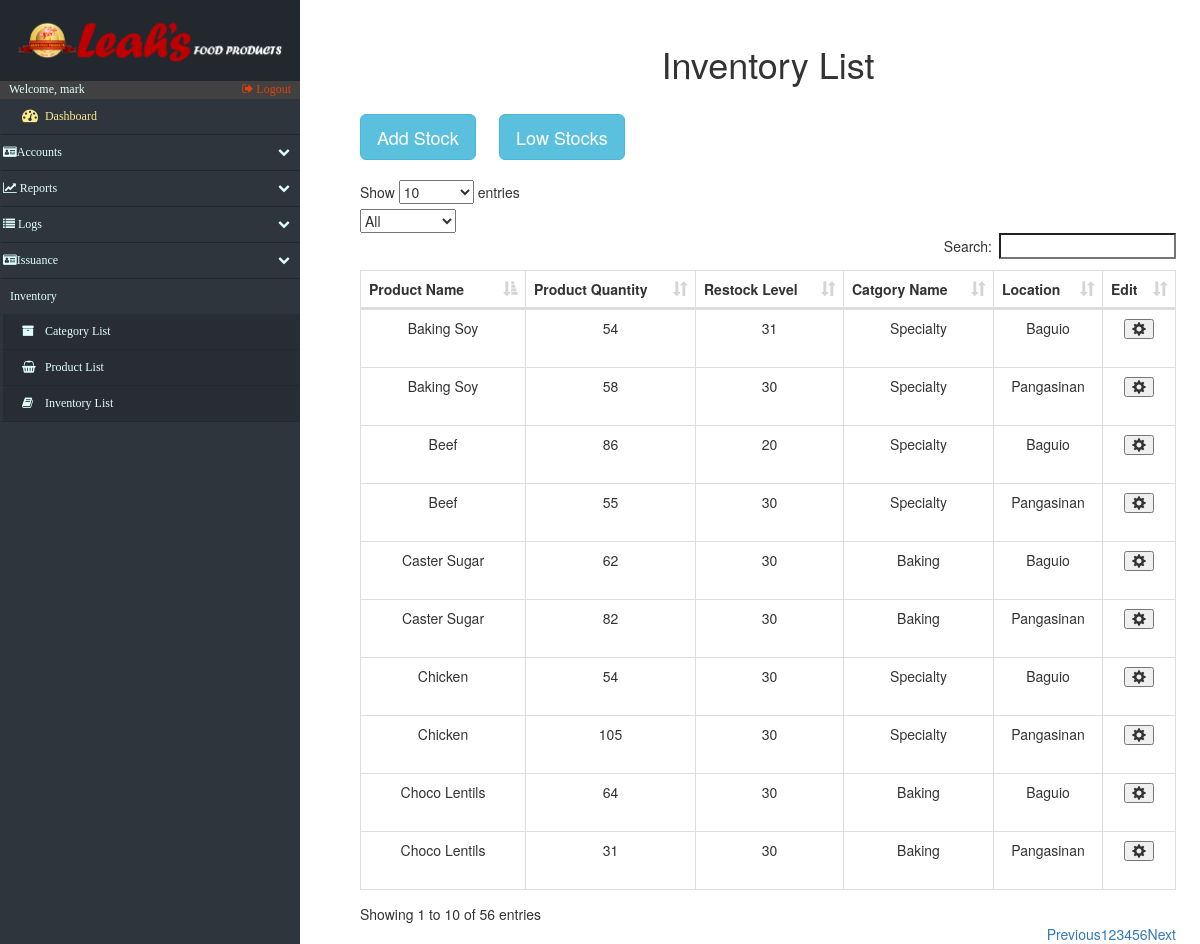
The page /ManagerLevel/inventory.php (signed in) on the database as committed earlier.
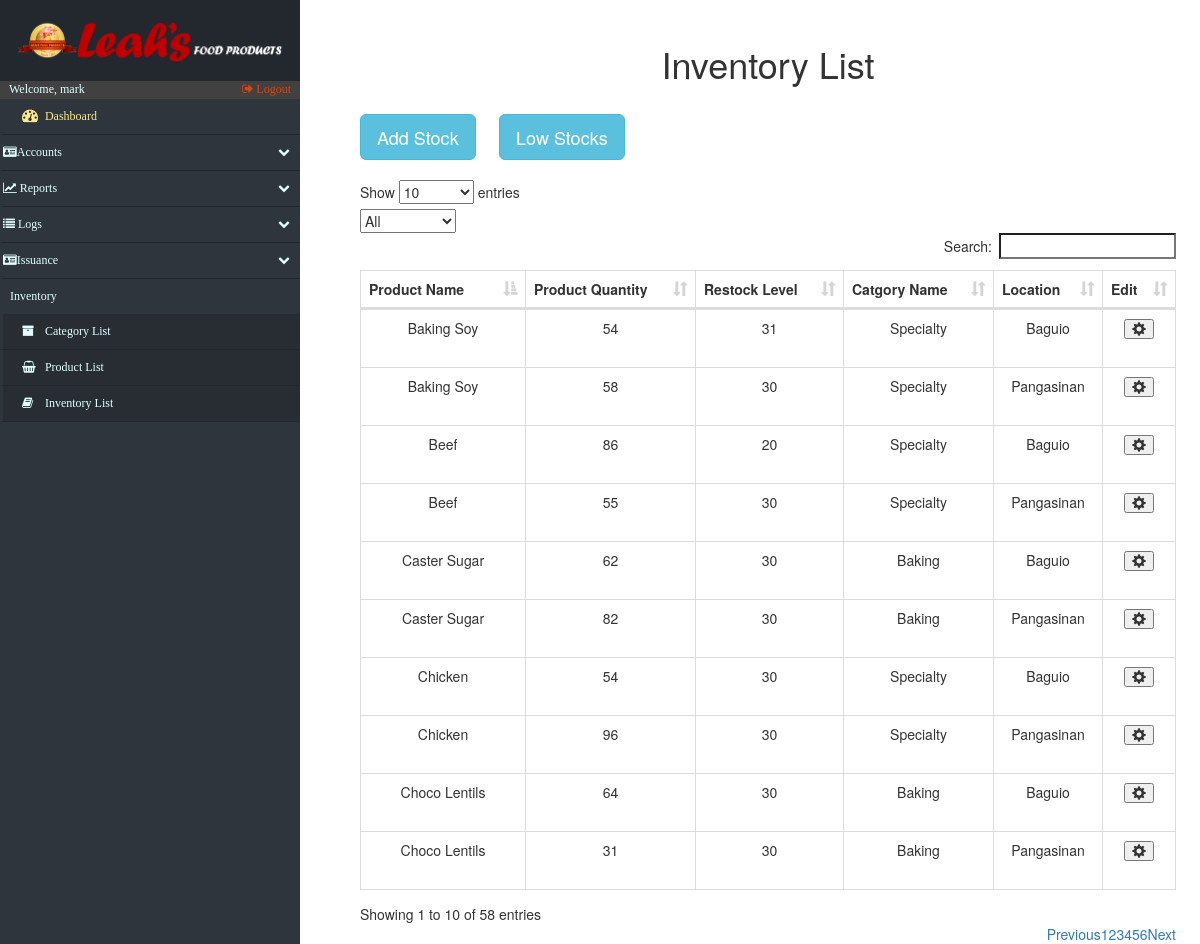
The same page on the database as committed later.
### tables this page shows
CREATE TABLE `inventory` (
  `iS_inventoryid` int(15) NOT NULL,
  `iS_product_id` int(15) NOT NULL,
  `iS_restock_lvl` int(10) NOT NULL,
  `iS_quantity` int(10) NOT NULL DEFAULT '0',
  `iS_location` varchar(45) NOT NULL
);

CREATE TABLE `product_list` (
  `productList_id` int(15) NOT NULL,
  `productList_name` varchar(50) DEFAULT NULL,
  `value` int(50) DEFAULT NULL,
  `unit` varchar(20) DEFAULT NULL,
  `category_id` int(15) NOT NULL,
  `barcode` int(255) DEFAULT NULL
);

CREATE TABLE `category_list` (
  `category_id` int(15) NOT NULL,
  `category_name` varchar(100) NOT NULL,
  `category_status` varchar(10) DEFAULT NULL
);

### ManagerLevel/inventory.php (the view, shortened to what the changed rows need)
<!DOCTYPE html>
<html lang="en">
<head>
    <?php include('fragments/config.php') ?>
    <link rel="stylesheet" href="https://maxcdn.bootstrapcdn.com/bootstrap/3.3.7/css/bootstrap.min.css">
    <link href="src/css/datatables.css" rel="stylesheet">
    <link href="//maxcdn.bootstrapcdn.com/font-awesome/4.2.0/css/font-awesome.min.css" rel="stylesheet">
    <link href="src/css/sidebar.css" rel="stylesheet">
    <link href="src/css/custom.css" rel="stylesheet">
</head>
<body>
       <div id="page-content-wrapper">
        <div class="containers">
            <table class="table table-striped table-bordered">
                <h1 align="center">Inventory List</h1>
            </table>
            <?php
				$retrieve = ("SELECT * FROM inventory INNER JOIN product_list ON inventory.iS_product_id = product_list.productList_id INNER JOIN category_list AS C ON C.category_id = product_list.category_id;");
				$results = mysqli_query($db, $retrieve);
			?>
                <div id="mainContainer">
                   <button type="button" class="btn btn-info btn-lg" data-toggle="modal" data-target="#myModal">Add Stock</button>&nbsp&nbsp&nbsp&nbsp&nbsp
                    <button type="button" class="btn btn-info btn-lg" data-toggle="modal" data-target="#lowStocks">Low Stocks</button>
                    <br>
                    <br>
                    <table id="datatables" class="table table-hover table-bordered dataTable" cellspacing="0" width="100%" role="grid" aria-describedby="myTable_info" style="width: 100%;">
                        <thead>
                            <tr>
                                <th>Product Name</th>
                                <th>Product Quantity</th>
                                <th>Restock Level</th>
                                <th>Catgory Name</th>
                                <th>Location</th>
                                <th>Edit</th>
                            </tr>
                        </thead>
                        <tbody>
                            <?php
								foreach ($results as $data):
							?>
                                <tr>
									<?php
										$inventory_id = $data["iS_inventoryid"];
                                    ?>
                                    <td data-title="productList name">
                                        <?php echo $data["productList_name"]; ?>
                                    </td>
                                    <td data-title="product quantity">
                                        <?php echo $data["iS_quantity"]; ?>
                                    </td>
                                    <td data-title="Restock Quantity">
                                        <?php echo $data["iS_restock_lvl"]; ?>
                                    </td>
                                    <td data-title="category">
                                        <?php echo $data["category_name"]; ?>
                                    </td><td data-title="location">
                                        <?php echo $data["iS_location"]; ?>
                                    </td><td>
                                        <table class="table table-striped table-bordered">
                                            <button type="button" class="glyphicon glyphicon-cog" data-toggle="modal" aria-hidden="true" data-target="#<?php echo $inventory_id; ?>"></button>
                                        </table>
                                    </td>
                                 </tr>
                            <?php
								endforeach;
							?>
                        </tbody>
                    </table>
        </div>
    </div>
</div>
</body>
</html>

Rows that differ between the two databases and show on the page:
changed inventory (number 4 of 10 on the later page): iS_quantity "105" → "96"
Other text that changed with them:
text written by a page script: "Show entries Search: Showing 1 to 10 of 56 entries Previous 1 2 3 4 5 6 Next" → "Show entries Search: Showing 1 to 10 of 58 entries Previous 1 2 3 4 5 6 Next"
